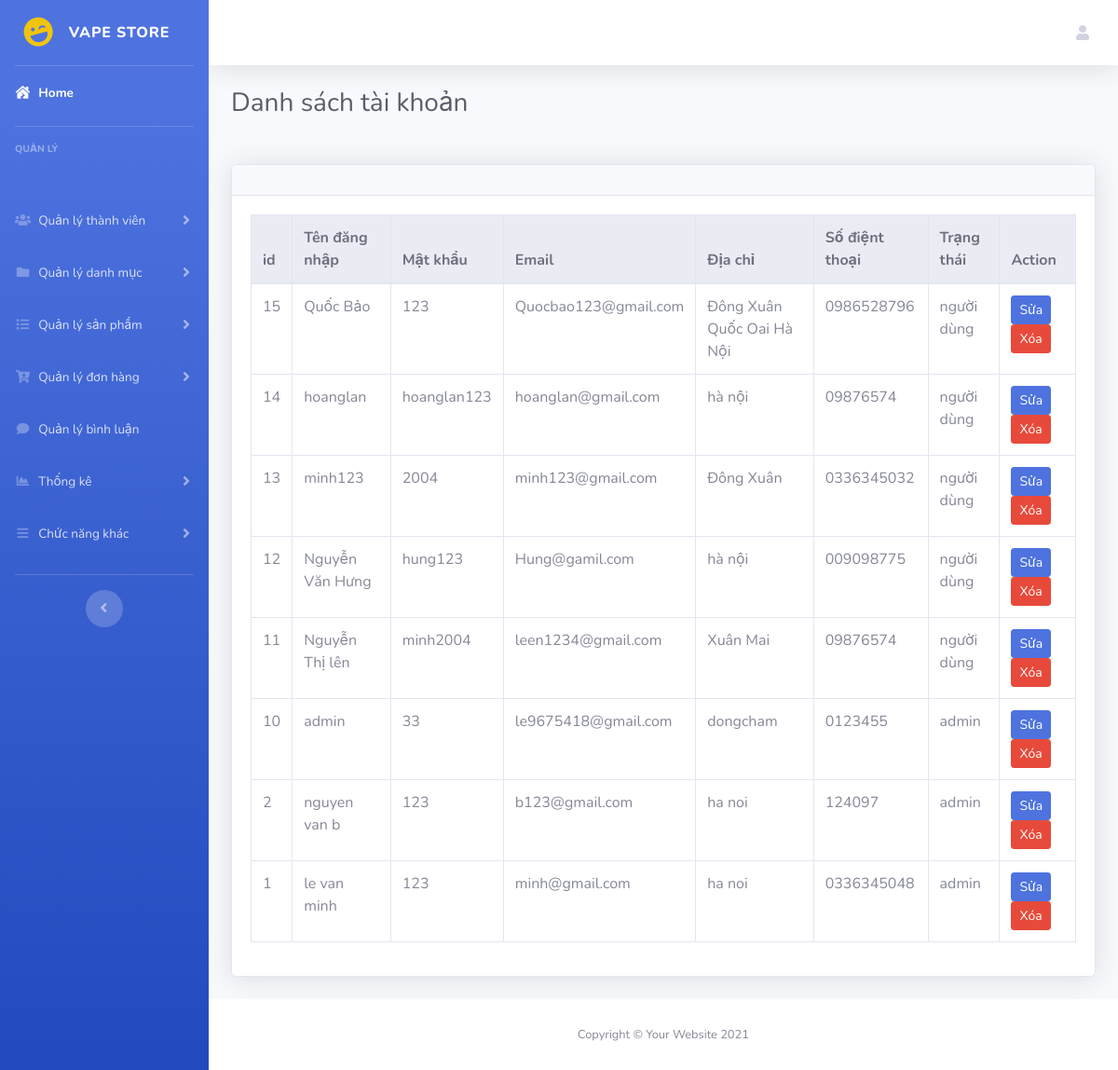
/app/view/admin/index.php?act=listtk (signed in), run on the app's committed database.
### tables this page shows
CREATE TABLE `taikhoan` (
  `id` int NOT NULL,
  `user` varchar(255) NOT NULL,
  `pass` varchar(50) NOT NULL,
  `email` varchar(255) NOT NULL,
  `address` varchar(255) DEFAULT NULL,
  `tel` varchar(50) DEFAULT NULL,
  `role` tinyint NOT NULL DEFAULT '0' COMMENT '0. Người dùng\r\n1. admin'
);

### app/view/admin/index.php (called while the page is built, shortened)
<?php
include "../../Models/adminModel/pdo.php";
include "../../Models/adminModel/taikhoan.php";
include "../../view/admin/header.php";
include "../../Controller/adminController.php";
include "../../view/admin/footer.php";

### app/Models/adminModel/pdo.php (called while the page is built, shortened)
<?php
function pdo_get_connection(){
    $servername = "localhost";
    $username = "root";
    $password = "";
    try {
        $conn = new PDO("mysql:host=$servername;dbname=duanmau", $username, $password);
        $conn->setAttribute(PDO::ATTR_ERRMODE, PDO::ERRMODE_EXCEPTION);
        return $conn;
    } catch(PDOException $e) {
        echo "Connection failed: " . $e->getMessage();
    }
}
function pdo_query($sql){
    $sql_args=array_slice(func_get_args(),1);
    try{
        $conn=pdo_get_connection();
        $stmt=$conn->prepare($sql);
        $stmt->execute($sql_args);
        $rows=$stmt->fetchAll();
        return $rows;
    }
    catch(PDOException $e){
        throw $e;
    }
    finally{
        unset($conn);
    }
}
?>

### app/Models/adminModel/taikhoan.php (called while the page is built, shortened)
<?php
function loadall_taikhoan(){
    $sql = " select * from taikhoan order by id desc";
    $listtk = pdo_query($sql);
    return $listtk;
}
function get_role($n){
    switch($n){
        case 0:
            $tt = "người dùng";
            break;
        case 1:
           $tt = "admin";
      break;
    }
    return $tt;
}

### app/view/admin/taikhoan/list.php (the view, shortened to what this page needs)
<div class="container-fluid">
    <h1 class="h3 mb-2 text-gray-800 mb-5">Danh sách tài khoản</h1>
    <form action="index.php?act=listtk" method="post">
        <div class="card shadow mb-4">
            <div class="card-header py-3">
    </form>
                </div>
            </div>
            <div class="card-body">
                <div class="table-responsive">
                    <table class="table table-bordered" width="100%" cellspacing="0">
                        <thead class="thead-light">
                            <tr>
                                <th>id</th>
                                <th>Tên đăng nhập</th>
                                <th>Mật khẩu</th>
                                <th>Email</th>
                                <th>Địa chỉ</th>
                                <th>Số điệnt thoại</th>
                                <th>Trạng thái</th>
                                <th>Action</th>
                            </tr>
                        </thead>
                        <tbody>
                        <?php foreach ($listtaikhoan as $taikhoan) {
    extract($taikhoan);
    $suatk = "index.php?act=suatk&id=" . $id;
    $xoatk = "index.php?act=xoatk&id=" . $id;
$role = get_role($taikhoan['role']);
    echo '<tr>
        <td>' . $id . '</td>
        <td>' . $user . '</td>
        <td>' . $pass . '</td>
        <td>' . $email . '</td>
        <td>' . $address . '</td>
        <td>' . $tel . '</td>
        <td>' . $role. '</td>
        <td>
            <a href="' . $suatk . '" class="btn btn-primary btn-sm">Sửa</a>
            <a href="' . $xoatk . '" class="btn btn-danger btn-sm">Xóa</a>
        </td>
    </tr>';
} ?>
                        </tbody>
                    </table>
                </div>
            </div>
        </div>
</div>

### app/view/admin/header.php (shortened to what this page needs)
<!DOCTYPE html>
<html lang="en">
<head>
    <link href="../assets/vendor/fontawesome-free/css/all.min.css" rel="stylesheet" type="text/css">
    <link rel="stylesheet" href="//cdnjs.cloudflare.com/ajax/libs/morris.js/0.5.1/morris.css">
    <link rel="stylesheet" href="../assets/css/style.css">
    <link href="../assets/css/sb-admin-2.min.css" rel="stylesheet">
    <link href="../assets/vendor/datatables/dataTables.bootstrap4.min.css" rel="stylesheet">
</head>
<body id="page-top">
    <div id="wrapper">
        <ul class="navbar-nav bg-gradient-primary sidebar sidebar-dark accordion" id="accordionSidebar">
            <a class="sidebar-brand d-flex align-items-center justify-content-center" href="?act=home">
                <div class="sidebar-brand-icon rotate-n-15">
                    <i class="fas fa-laugh-wink" style="color: #f1c40f;"></i>
                </div>
                <div class="sidebar-brand-text mx-3">Vape Store</div>
            </a>
            <hr class="sidebar-divider my-0">
            <li class="nav-item active">
                <a class="nav-link" href="?act=home">
                    <i class="fas fa-fw fa-house-damage"></i>
                    <span>Home</span>
            </li>
            <hr class="sidebar-divider">
            <div class="sidebar-heading">
                Quản lý
            </div>
            <li class="nav-item">
                <a class="nav-link collapsed" href="#" data-toggle="collapse" data-target="#collapseTwo"
                    aria-expanded="true" aria-controls="collapseTwo">
                    <i class="fas fa-fw fa-users"></i>
                    <span>Quản lý thành viên</span>
                </a>
            </li>
            <li class="nav-item">
                <a class="nav-link collapsed" href="#" data-toggle="collapse" data-target="#collapseThree"
                    aria-expanded="true" aria-controls="collapseThree">
                    <i class="fas fa-fw fa-folder"></i>
                    <span>Quản lý danh mục</span>
                </a>
            </li>
            <li class="nav-item">
                <a class="nav-link collapsed" href="#" data-toggle="collapse" data-target="#collapseFour"
                    aria-expanded="true" aria-controls="collapseFour">
                    <i class="fas fa-fw fa-list"></i>
                    <span>Quản lý sản phẩm</span>
                </a>
            </li>
            <li class="nav-item">
                <a class="nav-link collapsed" href="#" data-toggle="collapse" data-target="#collapseFive"
                    aria-expanded="true" aria-controls="collapseFive">
                    <i class="fas fa-fw fa-cart-arrow-down"></i>
                    <span>Quản lý đơn hàng</span>
                </a>
            </li>
            <li class="nav-item">
                <a class="nav-link" href="?act=listbl">
                    <i class="fas fa-fw fa-comment"></i>
                    <span>Quản lý bình luận</span></a>
            </li>
            <li class="nav-item">
                <a class="nav-link collapsed" href="#" data-toggle="collapse" data-target="#collapseSix"
                    aria-expanded="true" aria-controls="collapseSix">
                    <i class="fas fa-fw fa-chart-area"></i>
                    <span>Thống kê</span>
                </a>
            </li>
            <li class="nav-item  mb-3">
                <a class="nav-link collapsed" href="#" data-toggle="collapse" data-target="#collapseSevent"
                    aria-expanded="true" aria-controls="collapseSevent">
                    <i class="fas fa-fw fa-bars"></i>
                    <span>Chức năng khác</span>
                </a>
            </li>
            <hr class="sidebar-divider d-none d-md-block">
            <div class="text-center d-none d-md-inline">
                <button class="rounded-circle border-0" id="sidebarToggle"></button>
            </div>
        </ul>
        <div id="content-wrapper" class="d-flex flex-column">
            <div id="content">
                <nav class="navbar navbar-expand navbar-light bg-white topbar mb-4 static-top shadow">
                    <ul class="navbar-nav ml-auto">
                        <li class="nav-item dropdown no-arrow">
                            <a class="nav-link dropdown-toggle" href="#" id="userDropdown" role="button"
                                data-toggle="dropdown" aria-haspopup="true" aria-expanded="false">
                                <i class="fas fa-fw fa-user"></i>
                            </a>
                        </li>
                    </ul>
                </nav>

### app/Controller/adminController.php (shortened to what this page needs)
<?php
if (isset($_GET['act'])) {
    $act = $_GET['act'];
    switch ($act) {
        case 'listtk':
            $listtaikhoan = loadall_taikhoan();
            include 'taikhoan/list.php';
            break;
    }
} else {
    include "../view/admin/home.php";
}

### app/view/admin/footer.php (shortened to what this page needs)
            <footer class="sticky-footer bg-white">
                <div class="container my-auto">
                    <div class="copyright text-center my-auto">
                        <span>Copyright &copy; Your Website 2021</span>
                    </div>
                </div>
            </footer>
</body>
</html>

### app/view/assets/css/style.css (style rules this page uses)
.table { vertical-align: baseline; }
td { vertical-align: middle; }

### data on the page
taikhoan: id "15", user "Quốc Bảo", pass "123", email "Quocbao123@gmail.com", address "Đông Xuân Quốc Oai Hà Nội", tel "0986528796", role "người dùng"
taikhoan: id "14", user "hoanglan", pass "hoanglan123", email "hoanglan@gmail.com", address "hà nội", tel "09876574", role "người dùng"
taikhoan: id "13", user "minh123", pass "2004", email "minh123@gmail.com", address "Đông Xuân", tel "0336345032", role "người dùng"
taikhoan: id "12", user "Nguyễn Văn Hưng", pass "hung123", email "Hung@gamil.com", address "hà nội", tel "009098775", role "người dùng"
taikhoan: id "11", user "Nguyễn Thị lên", pass "minh2004", email "leen1234@gmail.com", address "Xuân Mai", tel "09876574", role "người dùng"
taikhoan: id "10", user "admin", pass "33", email "le9675418@gmail.com", address "dongcham", tel "0123455", role "admin"
taikhoan: id "2", user "nguyen van b", pass "123", email "b123@gmail.com", address "ha noi", tel "124097", role "admin"
taikhoan: id "1", user "le van minh", pass "123", email "minh@gmail.com", address "ha noi", tel "0336345048", role "admin"
